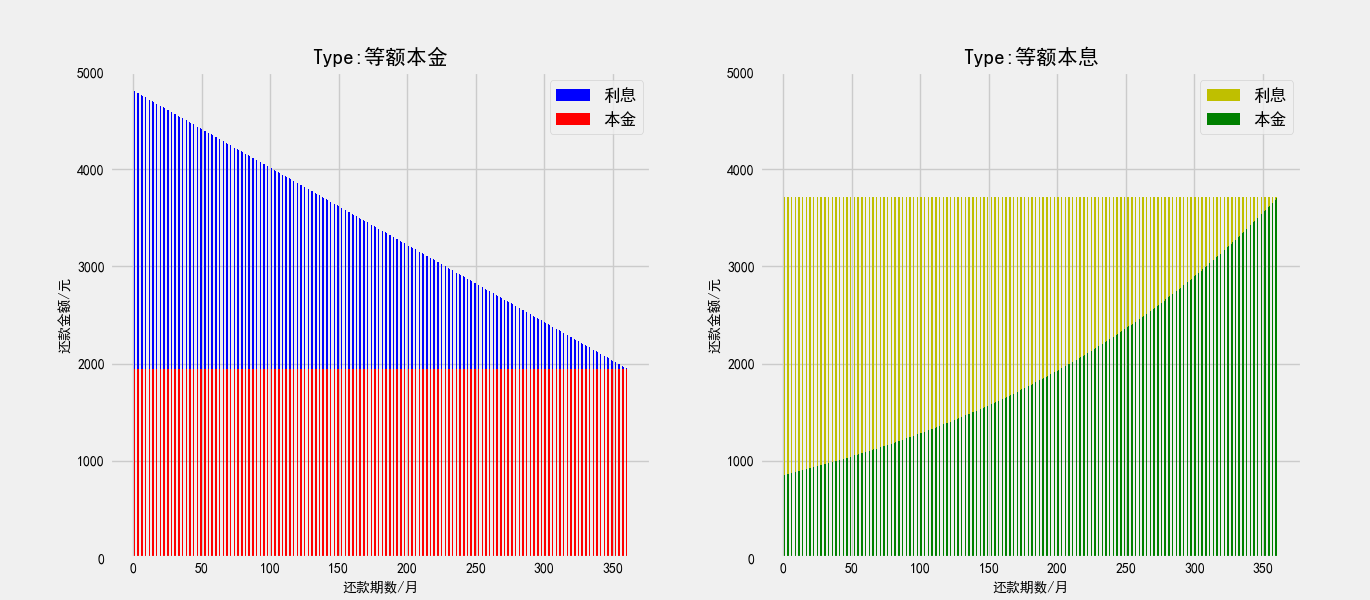

Write the Python code that produced this figure.
"""
loan = 700000 # 贷款金额
annualRate = 0.049 # 贷款年利率
monthRate = annualRate/12 # 贷款月利率
period = 30 # 贷款期限30年

print("$$$$$$ $$$$$$ $$$$$$ 等额本金-list $$$$$$ $$$$$$ $$$$$$")
# 还款期数
month_list_Type0 = [n for n in range(1,period*12+1)]
# 每月应还本金
monthPrincipalPayment_list_Type0 = [loan/(period*12) for n in range(1,period*12+1)]
# 每月应还利息
monthInterestPayment_list_Type0 = [(loan - (n-1)*loan/(period*12))*monthRate for n in range(1,period*12+1)]
# 每月应还本息
monthPiPayment_list_Type0 = [loan/(period*12)+(loan - (n-1)*loan/(period*12))*monthRate for n in range(1,period*12+1)]
# 每月本金余额
monthPrincipalBalance_list_Type0 = [loan - n*loan/(period*12) for n in range(1,period*12+1)]

for n in range(0, period*12):
    month_list_Type0[n] = round(month_list_Type0[n], 2)
    monthPrincipalPayment_list_Type0[n] = round(monthPrincipalPayment_list_Type0[n], 2)
    monthInterestPayment_list_Type0[n] = round(monthInterestPayment_list_Type0[n], 2)
    monthPiPayment_list_Type0[n] = round(monthPiPayment_list_Type0[n], 2)
    monthPrincipalBalance_list_Type0[n] = round(monthPrincipalBalance_list_Type0[n], 2)
# print("还款期数",month_list_Type0)
# print("每月应还本金",monthPrincipalPayment_list_Type0)
# print("每月应还利息",monthInterestPayment_list_Type0)
# print("每月应还本息",monthPiPayment_list_Type0)
# print("每月本金余额",monthPrincipalBalance_list_Type0)
print("期数","月供","月供本金","月供利息","本金余额")
for n in range(0, period*12):
    print(month_list_Type0[n], monthPiPayment_list_Type0[n], monthPrincipalPayment_list_Type0[n], monthInterestPayment_list_Type0[n], monthPrincipalBalance_list_Type0[n])

print("$$$$$$ $$$$$$ $$$$$$ 等额本息-list $$$$$$ $$$$$$ $$$$$$")
# 还款期数
month_list_Type1 = [n for n in range(1,period*12+1)]
# 每月应还本息
monthPiPayment_list_Type1=[(loan*monthRate*(1+monthRate)**(period*12))/((1+monthRate)**(period*12)-1) for n in range(1,period*12+1)]
# 每月应还利息
monthInterestPayment_list_Type1 = [loan*monthRate]
# 每月应还本金
monthPrincipalPayment_list_Type1 = [monthPiPayment_list_Type1[0]-monthInterestPayment_list_Type1[0]]
# 每月本金余额
monthPrincipalBalance_list_Type1 = [loan-monthPrincipalPayment_list_Type1[0]]

for n in range(1, period*12):
    monthInterestPayment_list_Type1.append(
        monthPrincipalBalance_list_Type1[n-1]*monthRate)
    monthPrincipalPayment_list_Type1.append(
        monthPiPayment_list_Type1[n]-monthInterestPayment_list_Type1[n])
    monthPrincipalBalance_list_Type1.append(
        monthPrincipalBalance_list_Type1[n-1]-monthPrincipalPayment_list_Type1[n])

for n in range(0, period*12):
    month_list_Type1[n] = round(month_list_Type1[n], 2)
    monthPrincipalPayment_list_Type1[n] = round(monthPrincipalPayment_list_Type1[n], 2)
    monthInterestPayment_list_Type1[n] = round(monthInterestPayment_list_Type1[n], 2)
    monthPiPayment_list_Type1[n] = round(monthPiPayment_list_Type1[n], 2)
    monthPrincipalBalance_list_Type1[n] = round(monthPrincipalBalance_list_Type1[n], 2)
# print("还款期数",month_list_Type1)
# print("每月应还本金",monthPrincipalPayment_list_Type1)
# print("每月应还利息",monthInterestPayment_list_Type1)
# print("每月应还本息",monthPiPayment_list_Type1)
# print("每月本金余额",monthPrincipalBalance_list_Type1)
print("期数","月供","月供本金","月供利息","本金余额")
for n in range(0, period*12):
    print(month_list_Type1[n], monthPiPayment_list_Type1[n], monthPrincipalPayment_list_Type1[n], monthInterestPayment_list_Type1[n], monthPrincipalBalance_list_Type1[n])
"""
import matplotlib.pyplot as plt
plt.rcParams['font.sans-serif']=['SimHei'] #用来正常显示中文标签
plt.rcParams['axes.unicode_minus']=False #用来正常显示负号
plt.style.use("fivethirtyeight")

loan = 700000 # 贷款金额
annualRate = 0.049 # 贷款年利率
monthRate = annualRate/12 # 贷款月利率
period = 30 # 贷款期限30年

print("$$$$$$ $$$$$$ $$$$$$ 等额本金-list $$$$$$ $$$$$$ $$$$$$")
# 还款期数
month_list_Type0 = [n for n in range(1,period*12+1)]
# 每月应还本金
monthPrincipalPayment_list_Type0 = [loan/(period*12) for n in range(1,period*12+1)]
# 每月应还利息
monthInterestPayment_list_Type0 = [(loan - (n-1)*loan/(period*12))*monthRate for n in range(1,period*12+1)]
# 每月应还本息
monthPiPayment_list_Type0 = [loan/(period*12)+(loan - (n-1)*loan/(period*12))*monthRate for n in range(1,period*12+1)]
# 每月本金余额
monthPrincipalBalance_list_Type0 = [loan - n*loan/(period*12) for n in range(1,period*12+1)]

for n in range(0, period*12):
    month_list_Type0[n] = round(month_list_Type0[n], 2)
    monthPrincipalPayment_list_Type0[n] = round(monthPrincipalPayment_list_Type0[n], 2)
    monthInterestPayment_list_Type0[n] = round(monthInterestPayment_list_Type0[n], 2)
    monthPiPayment_list_Type0[n] = round(monthPiPayment_list_Type0[n], 2)
    monthPrincipalBalance_list_Type0[n] = round(monthPrincipalBalance_list_Type0[n], 2)
# print("还款期数",month_list_Type0)
# print("每月应还本金",monthPrincipalPayment_list_Type0)
# print("每月应还利息",monthInterestPayment_list_Type0)
# print("每月应还本息",monthPiPayment_list_Type0)
# print("每月本金余额",monthPrincipalBalance_list_Type0)
print("期数","月供","月供本金","月供利息","本金余额")
for n in range(0, period*12):
    print(month_list_Type0[n], monthPiPayment_list_Type0[n], monthPrincipalPayment_list_Type0[n], monthInterestPayment_list_Type0[n], monthPrincipalBalance_list_Type0[n])

print("$$$$$$ $$$$$$ $$$$$$ 等额本息-list $$$$$$ $$$$$$ $$$$$$")
# 还款期数
month_list_Type1 = [n for n in range(1,period*12+1)]
# 每月应还本息
monthPiPayment_list_Type1=[(loan*monthRate*(1+monthRate)**(period*12))/((1+monthRate)**(period*12)-1) for n in range(1,period*12+1)]
# 每月应还利息
monthInterestPayment_list_Type1 = [loan*monthRate]
# 每月应还本金
monthPrincipalPayment_list_Type1 = [monthPiPayment_list_Type1[0]-monthInterestPayment_list_Type1[0]]
# 每月本金余额
monthPrincipalBalance_list_Type1 = [loan-monthPrincipalPayment_list_Type1[0]]

for n in range(1, period*12):
    monthInterestPayment_list_Type1.append(
        monthPrincipalBalance_list_Type1[n-1]*monthRate)
    monthPrincipalPayment_list_Type1.append(
        monthPiPayment_list_Type1[n]-monthInterestPayment_list_Type1[n])
    monthPrincipalBalance_list_Type1.append(
        monthPrincipalBalance_list_Type1[n-1]-monthPrincipalPayment_list_Type1[n])

for n in range(0, period*12):
    month_list_Type1[n] = round(month_list_Type1[n], 2)
    monthPrincipalPayment_list_Type1[n] = round(monthPrincipalPayment_list_Type1[n], 2)
    monthInterestPayment_list_Type1[n] = round(monthInterestPayment_list_Type1[n], 2)
    monthPiPayment_list_Type1[n] = round(monthPiPayment_list_Type1[n], 2)
    monthPrincipalBalance_list_Type1[n] = round(monthPrincipalBalance_list_Type1[n], 2)
# print("还款期数",month_list_Type1)
# print("每月应还本金",monthPrincipalPayment_list_Type1)
# print("每月应还利息",monthInterestPayment_list_Type1)
# print("每月应还本息",monthPiPayment_list_Type1)
# print("每月本金余额",monthPrincipalBalance_list_Type1)
print("期数","月供","月供本金","月供利息","本金余额")
for n in range(0, period*12):
    print(month_list_Type1[n], monthPiPayment_list_Type1[n], monthPrincipalPayment_list_Type1[n], monthInterestPayment_list_Type1[n], monthPrincipalBalance_list_Type1[n])

# % matplotlib inline
# import matplotlib.pyplot as plt
# plt.rcParams['font.sans-serif']=['SimHei'] #用来正常显示中文标签
# plt.rcParams['axes.unicode_minus']=False #用来正常显示负号
# plt.style.use("fivethirtyeight")

f,ax=plt.subplots(figsize=(15,6))
plt.subplot(121)#plt.subplot(numrows, numcols, fignum)
plt.ylim(0,5000)
l1 = plt.bar(month_list_Type0,monthPiPayment_list_Type0,color='b',width=0.4)
l2 = plt.bar(month_list_Type0,monthPrincipalPayment_list_Type0,color='r',width=0.4)
plt.xlabel("还款期数/月",size=10) #设置x轴标签
plt.ylabel("还款金额/元",size=10) #设置y轴标签
plt.title("Type:等额本金",size=15) #设置标题
plt.tick_params(labelsize=10) #设置刻度参数
plt.legend(handles = [l1,l2], labels = ["利息","本金"], loc = 'best',fontsize=12) #设置注解
plt.subplot(122)#plt.subplot(numrows, numcols, fignum)
plt.ylim(0,5000)
l1 = plt.bar(month_list_Type1,monthPiPayment_list_Type1,color='y',width=0.4)
l2 = plt.bar(month_list_Type1,monthPrincipalPayment_list_Type1,color='g',width=0.4)
plt.xlabel("还款期数/月",size=10) #设置x轴标签
plt.ylabel("还款金额/元",size=10) #设置y轴标签
plt.title("Type:等额本息",size=15) #设置标题
plt.tick_params(labelsize=10) #设置刻度参数
plt.legend(handles = [l1,l2], labels = ["利息","本金"], loc = 'best',fontsize=12) #设置注解
plt.show()
